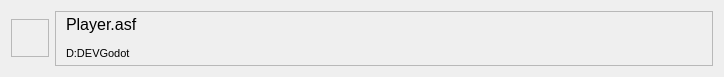
<?xml version="1.0" encoding="UTF-8"?>
<ui version="4.0">
 <class>Form</class>
 <widget class="QWidget" name="Form">
  <property name="geometry">
   <rect>
    <x>0</x>
    <y>0</y>
    <width>724</width>
    <height>77</height>
   </rect>
  </property>
  <property name="windowTitle">
   <string>Form</string>
  </property>
  <layout class="QHBoxLayout" name="horizontalLayout">
   <item>
    <widget class="QFrame" name="frame">
     <property name="maximumSize">
      <size>
       <width>38</width>
       <height>38</height>
      </size>
     </property>
     <property name="frameShape">
      <enum>QFrame::StyledPanel</enum>
     </property>
     <property name="frameShadow">
      <enum>QFrame::Raised</enum>
     </property>
     <layout class="QHBoxLayout" name="horizontalLayout_2">
      <property name="spacing">
       <number>0</number>
      </property>
      <property name="leftMargin">
       <number>0</number>
      </property>
      <property name="topMargin">
       <number>0</number>
      </property>
      <property name="rightMargin">
       <number>0</number>
      </property>
      <property name="bottomMargin">
       <number>0</number>
      </property>
      <item>
       <widget class="QLabel" name="label">
        <property name="text">
         <string/>
        </property>
        <property name="pixmap">
         <pixmap resource="../../resources/res.qrc">:/logos/logo.svg</pixmap>
        </property>
        <property name="scaledContents">
         <bool>true</bool>
        </property>
       </widget>
      </item>
     </layout>
    </widget>
   </item>
   <item>
    <widget class="QFrame" name="frame_2">
     <property name="frameShape">
      <enum>QFrame::StyledPanel</enum>
     </property>
     <property name="frameShadow">
      <enum>QFrame::Raised</enum>
     </property>
     <layout class="QVBoxLayout" name="verticalLayout">
      <property name="leftMargin">
       <number>10</number>
      </property>
      <property name="topMargin">
       <number>0</number>
      </property>
      <property name="rightMargin">
       <number>0</number>
      </property>
      <property name="bottomMargin">
       <number>0</number>
      </property>
      <item>
       <widget class="QLabel" name="label_2">
        <property name="font">
         <font>
          <family>Segoe UI</family>
          <pointsize>12</pointsize>
         </font>
        </property>
        <property name="text">
         <string>Player.asf</string>
        </property>
       </widget>
      </item>
      <item>
       <widget class="QLabel" name="label_3">
        <property name="font">
         <font>
          <family>Segoe UI</family>
          <pointsize>8</pointsize>
         </font>
        </property>
        <property name="text">
         <string>D:DEVGodot</string>
        </property>
       </widget>
      </item>
     </layout>
    </widget>
   </item>
  </layout>
 </widget>
 <resources>
  <include location="../../resources/res.qrc"/>
 </resources>
 <connections/>
</ui>
